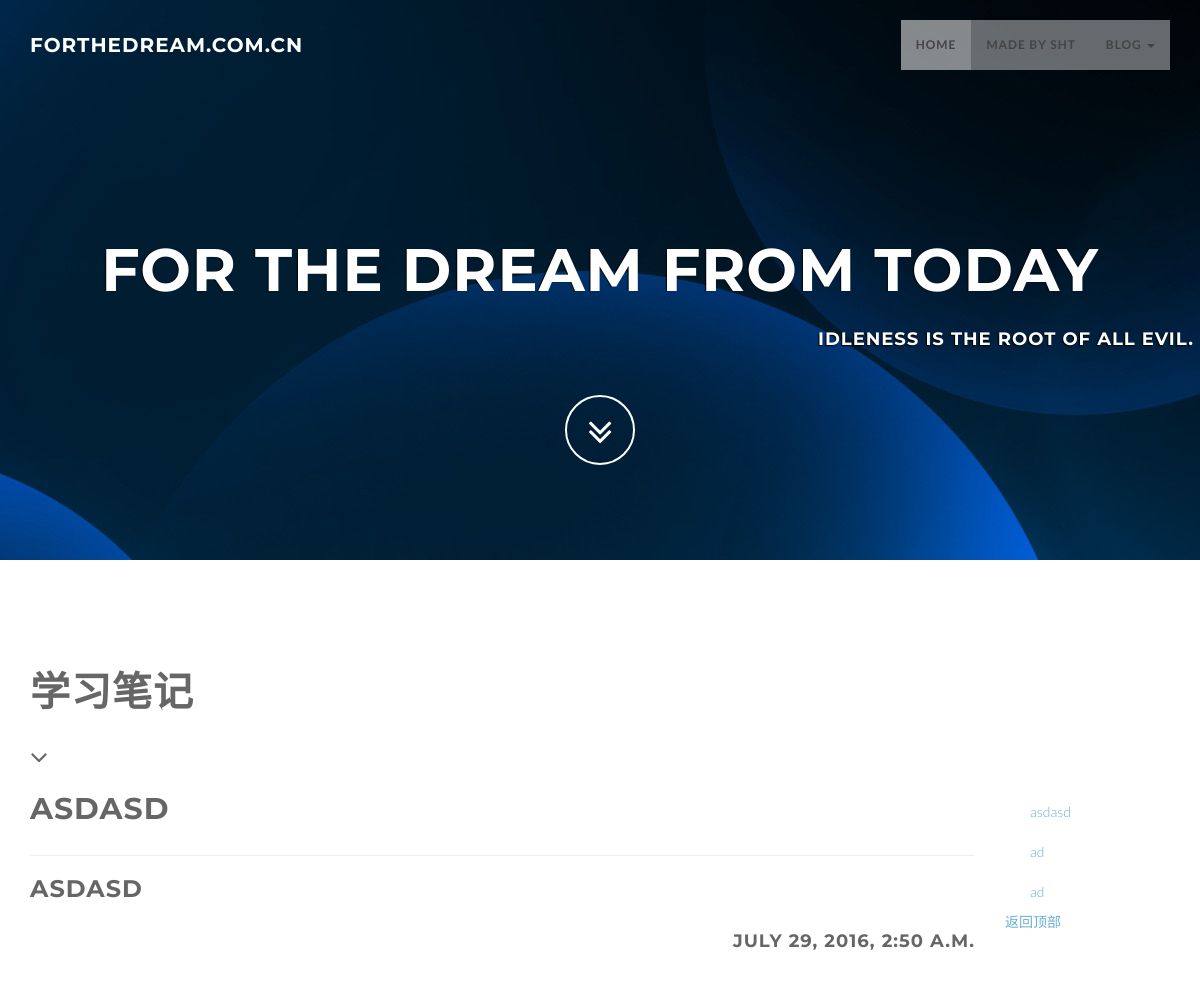
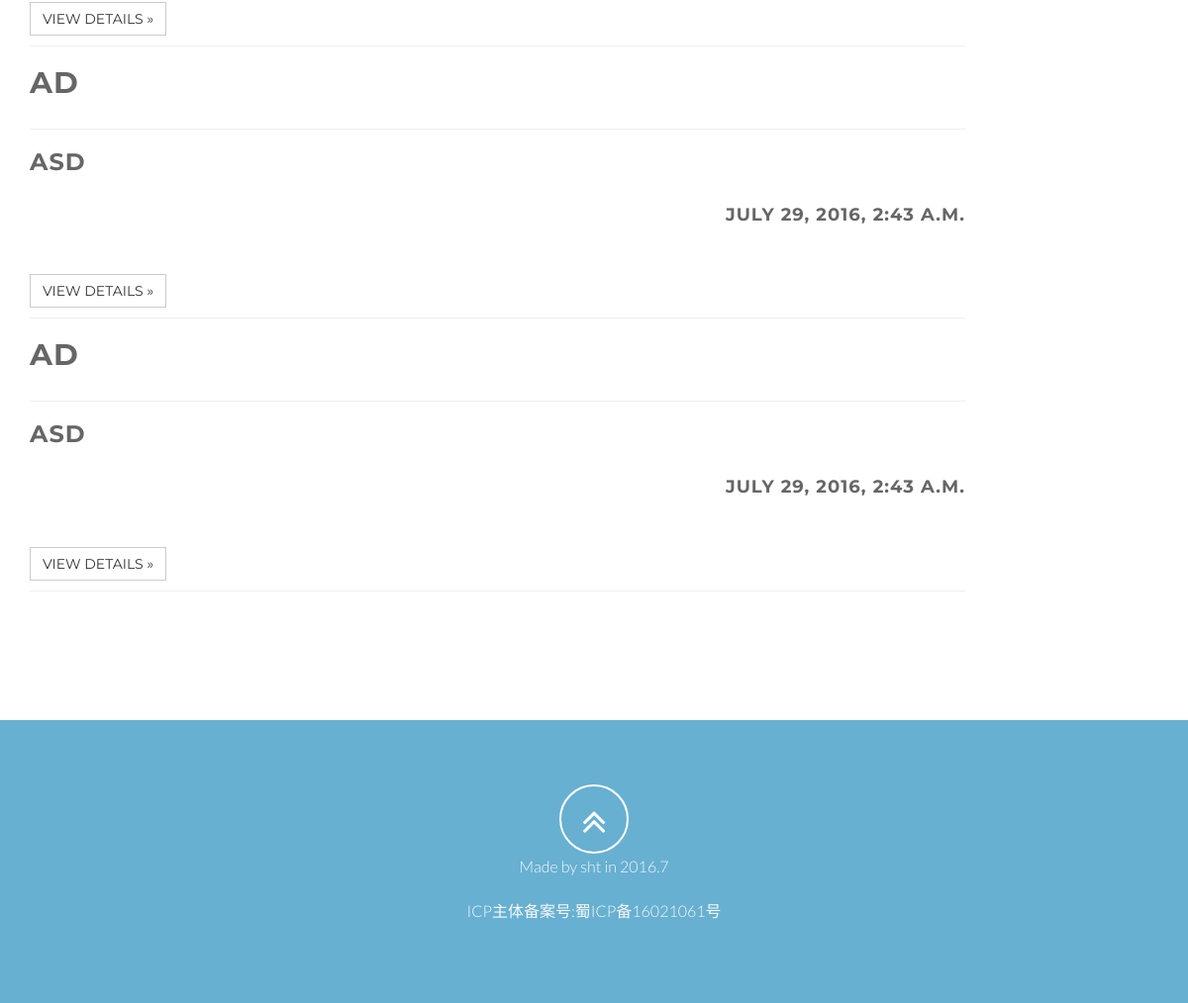
The app's page /, older data (2 pictures, top to bottom).
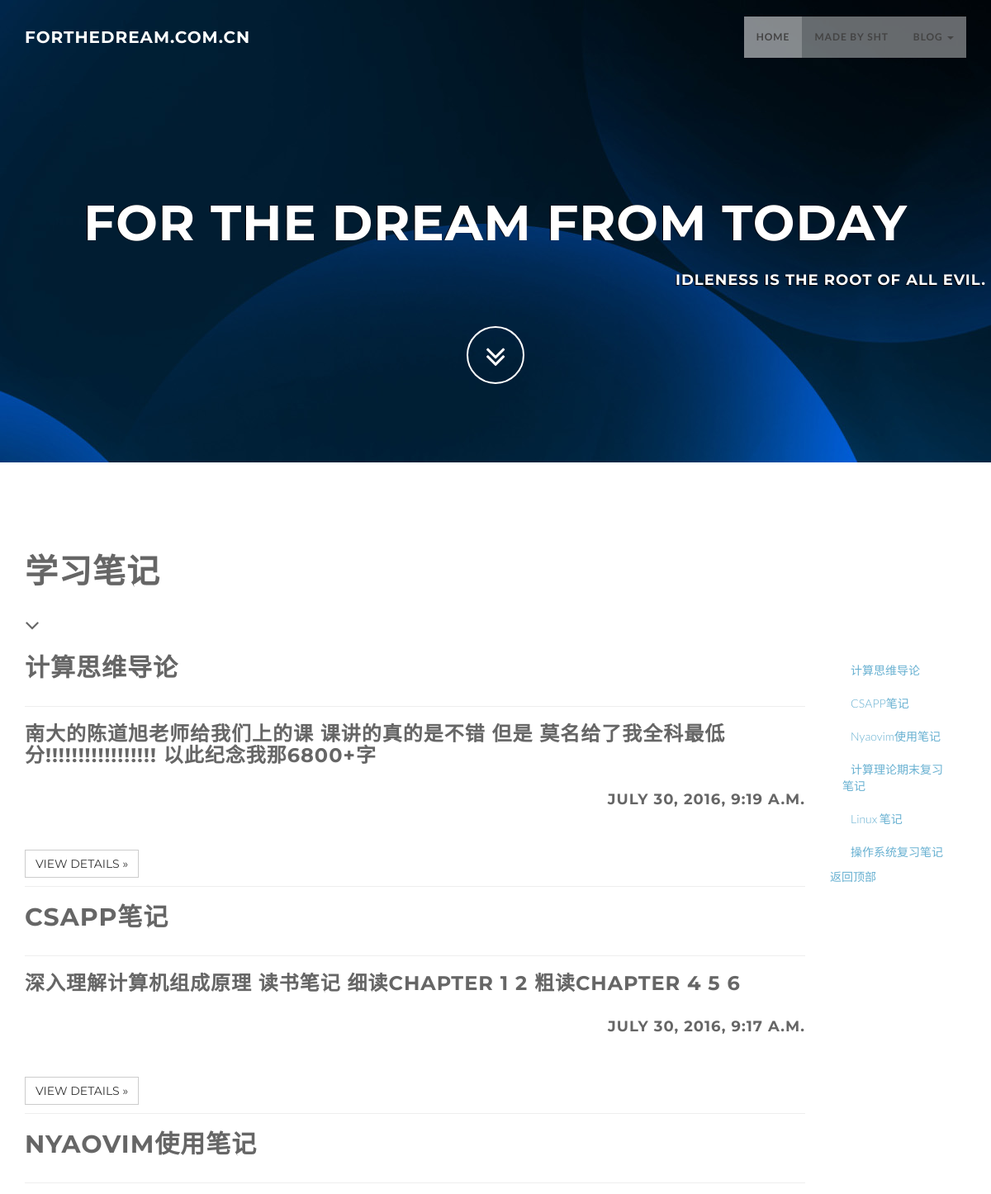
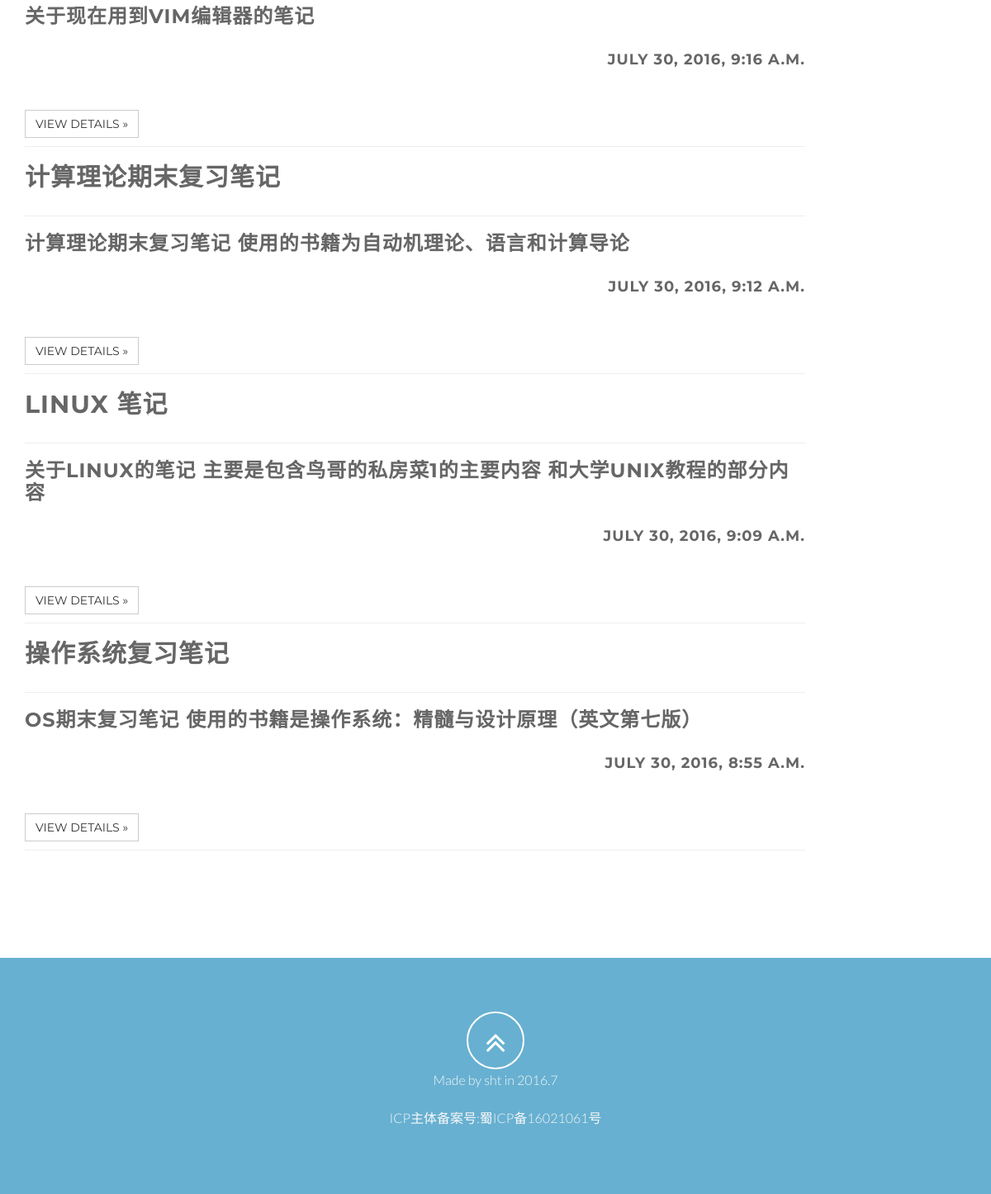
The same page, newer data (2 pictures, top to bottom).
### blog/models.py (models this page shows, shortened)
class BlogsPost(models.Model):
    title = models.CharField(max_length = 150)
    abstract = models.TextField(default='')
    maintain = models.TextField()
    timestamp = models.DateTimeField(auto_now_add=True)
    class Meta:
        ordering=('-timestamp',)

### blog/views.py (the view)
# urls.py: url(r'^$',blog_view.index),
def index(request):
    blog_list = BlogsPost.objects.all()
    for item in blog_list:
        item.maintain = item.maintain[0:200]+'...'
    return render_to_response('index.html',{'blog_list':blog_list})

### blog/templates/index.html (shortened to what this page needs)
<!DOCTYPE html>
<html lang="zh-CN">
  <head>
    <link href="/static/css/bootstrap.min.css" rel="stylesheet" type="text/css">
    <link href="/static/font-awesome/css/font-awesome.min.css" rel="stylesheet" type="text/css">
    <link href="/static/css/animate.css" rel="stylesheet" />
    <link href="/static/css/style.css" rel="stylesheet">
    <link href="/static/color/default.css" rel="stylesheet">
    <link type="text/css" rel="stylesheet" href="/static/css/jquery.tocify.css" />
  </head>
  <body id="page-top" data-spy="scroll" data-target=".navbar-custom">
    <nav class="navbar navbar-custom navbar-fixed-top" role="navigation">
      <div class="container">
        <div class="navbar-header page-scroll">
          <a class="navbar-brand" href="#">
            <h1>forthedream.com.cn</h1>
          </a>
        </div>
        <div class="collapse navbar-collapse navbar-right navbar-main-collapse">
          <ul class="nav navbar-nav">
            <li class="active"><a href="#">Home</a></li>
            <li><a href="#contact">made by sht</a></li>
            <li class="dropdown">
              <a href="#" class="dropdown-toggle" data-toggle="dropdown">blog <b class="caret"></b></a>
            </li>
          </ul>
        </div>
      </div>
    </nav>
    <section id="intro" class="intro">
      <div class="slogan">
        <h2>for the dream <span class="text_color">from today</span> </h2>
        <div class="text-right">
          <h4>Idleness is the root of all evil. </h4>
        </div>
      </div>
      <div class="page-scroll">
        <a href="#service" class="btn btn-circle">
          <i class="fa fa-angle-double-down animated"></i>
        </a>
      </div>
    </section>
    <section id="about" class="home-section text-left">
      <div class="heading-about">
        <div class="container">
          <div class="row">
            <div class="col-lg-8">
              <div class="wow bounceInDown" data-wow-delay="0.4s">
                <div class="section-heading">
                  <h2>学习笔记</h2>
                  <i class="fa fa-2x fa-angle-down"></i>
                </div>
              </div>
            </div>
          </div>
        </div>
      </div>
      <div class="container">
        <div class="row">
          <div class="col-md-10">
            <div class="wow bounceInUp" data-wow-delay="0.2s">
              {% for item in blog_list %}
              <h2>{{ item.title }}</h2>
              <hr>
              {% autoescape off %}
              <h3>{{ item.abstract }}</h3>
              <h4 class="text-right">{{ item.timestamp }}</h4>
              {% endautoescape %}
              <br/>
              <a class="btn btn-default" href="spec/{{ item.id }}/" role="button">View details »</a>
              <hr>
              {% endfor %}
            </div>
          </div>
          <div class="col-md-2">
            <nav class="nav navbar-nav nav-divider ">
              <ul class="nav bs-docs-sidenav">
                {% for item in blog_list %}
                <li class="tocify-header">
                  <a href="spec/{{ item.id }}">{{ item.title }}</a>
                </li>
                {% endfor %}
              </ul>
              <a class="back-to-top" href="#top">
                返回顶部
              </a>
            </nav>
          </div>
        </div>
      </div>
    </section>
    <footer>
      <div class="container">
        <div class="row">
          <div class="col-md-12 col-lg-12">
            <div class="wow shake" data-wow-delay="0.4s">
              <div class="page-scroll marginbot-30">
                <a href="#intro" id="totop" class="btn btn-circle">
                  <i class="fa fa-angle-double-up animated"></i>
                </a>
                <p>Made by sht in 2016.7</p>
                <p>ICP主体备案号:蜀ICP备16021061号</p>
              </div>
            </div>
          </div>
        </div>
      </div>
    </footer>
  </body>
</html>

### static/css/style.css (style rules this page uses)
body { width: 100%; height: 100%; font-family: 'Lato',sans-serif; font-weight: 300; color: #666; background-color: #fff; }
html { width: 100%; height: 100%; }
h1, h2, h3, h4, h5, h6 { margin: 0 0 30px; text-transform: uppercase; font-family: Montserrat,sans-serif; font-weight: 700; letter-spacing: 1px; }
p { margin: 0 0 20px; font-size: 16px; line-height: 1.6em; }
a { color: #28c3ab; -webkit-transition: all .2s ease-in-out; -moz-transition: all .2s ease-in-out; transition: all .2s ease-in-out; }
.navbar { margin-bottom: 0; border-bottom: 1px solid rgba(255,255,255,.3); }
.navbar-brand { font-weight: 700; }
.navbar-brand { height: 40px; padding: 5px 15px; font-size: 18px; line-height: 1em; }
.navbar-brand h1 { color: #fff; font-size: 20px; line-height: 40px; }
.nav.navbar-nav { background-color: rgba(255,255,255,.4); }
.navbar-custom ul.nav li a { font-size: 12px; letter-spacing: 1px; color: #444; text-transform: uppercase; font-weight: 700; }
.navbar-custom .nav li a { -webkit-transition: background .3s ease-in-out; -moz-transition: background .3s ease-in-out; transition: background .3s ease-in-out; }
.navbar-custom .nav li a:hover, .navbar-custom .nav li a:focus, .navbar-custom .nav li.active { outline: 0; background-color: rgba(255,255,255,.2); }
hr { margin-top: 10px; }
.marginbot-30 { margin-bottom:30px !important; }
.home-section { padding-top: 110px; padding-bottom: 110px; display:block; position:relative; z-index:120; }
.section-heading h2 { font-size: 40px; }
.section-heading i { margin-bottom: 20px; }
.intro { width:100%; position:relative; background: url(../img/bg1.jpg) no-repeat top center; }
#intro.intro { padding:20% 0 0 0; }
.intro .slogan { text-align: center; }
.intro .page-scroll { text-align: center; }
.intro .slogan h2 { color: #FFF; text-shadow: none; font-size: 60px; line-height: 60px; font-weight: 700; font-family: Montserrat, sans-serif; background-color: rgba(0, 0, 0, 0); text-decoration: none; text-transform: uppercase; border-width: 0px; border-color: #000; border-style: none; text-shadow: -1px 0 1px #000; }
.intro .slogan h4 { color: #fff; text-shadow: -1px 1px 1px #000; }
footer { text-align: center; padding: 50px 0 ; }
footer p { color: #f8f8f8; }
.btn { border-radius: 0; text-transform: uppercase; font-family: Montserrat,sans-serif; font-weight: 400; -webkit-transition: all .3s ease-in-out; -moz-transition: all .3s ease-in-out; transition: all .3s ease-in-out; }
.btn-circle { width: 70px; height: 70px; margin-top: 15px; padding: 7px 16px; border: 2px solid #fff; border-radius: 50%; font-size: 40px; color: #fff; background: 0 0; -webkit-transition: background .3s ease-in-out; -moz-transition: background .3s ease-in-out; transition: background .3s ease-in-out; }
.page-scroll .btn-circle i.animated { -webkit-transition-property: -webkit-transform; -webkit-transition-duration: 1s; -moz-transition-property: -moz-transform; -moz-transition-duration: 1s; }
@media (min-width:767px) { .navbar { padding: 20px 0; border-bottom: 0; letter-spacing: 1px; background: 0 0; -webkit-transition: background .5s ease-in-out,padding .5s ease-in-out; -moz-transition: background .5s ease-in-out,padding .5s ease-in-out; transition: background .5s ease-in-out,padding .5s ease-in-out; } }
@media (min-width:767px) { .intro { height: 70%; padding: 0; } }

### static/color/default.css (style rules this page uses)
a,.tp-caption a.btn:hover { color: #67b0d1; }
footer { background-color: #67b0d1; }

Row changes from the older to the newer data that the page shows:
removed BlogsPost: title "ASDASD", abstract "ASDASD", timestamp "JULY 29, 2016, 2:50 A.M.", title "asdasd"
removed BlogsPost: title "AD", abstract "ASD", timestamp "JULY 29, 2016, 2:43 A.M.", title "ad"
removed BlogsPost: title "AD", abstract "ASD", timestamp "JULY 29, 2016, 2:43 A.M.", title "ad"
added BlogsPost: title "计算思维导论", abstract "南大的陈道旭老师给我们上的课 课讲的真的是不错 但是 莫名给了我全科最低分!!!!!!!!!!!!!!!!! 以此纪念我那6800+字", timestamp "JULY 30, 2016, 9:19 A.M."
added BlogsPost: title "CSAPP笔记", abstract "深入理解计算机组成原理 读书笔记 细读CHAPTER 1 2 粗读CHAPTER 4 5 6", timestamp "JULY 30, 2016, 9:17 A.M."
added BlogsPost: title "NYAOVIM使用笔记", abstract "关于现在用到VIM编辑器的笔记", timestamp "JULY 30, 2016, 9:16 A.M.", title "Nyaovim使用笔记"
added BlogsPost: title "计算理论期末复习笔记", abstract "计算理论期末复习笔记 使用的书籍为自动机理论、语言和计算导论", timestamp "JULY 30, 2016, 9:12 A.M."
added BlogsPost: title "LINUX 笔记", abstract "关于LINUX的笔记 主要是包含鸟哥的私房菜1的主要内容 和大学UNIX教程的部分内容", timestamp "JULY 30, 2016, 9:09 A.M.", title "Linux 笔记"
added BlogsPost: title "操作系统复习笔记", abstract "OS期末复习笔记 使用的书籍是操作系统：精髓与设计原理（英文第七版）", timestamp "JULY 30, 2016, 8:55 A.M."
